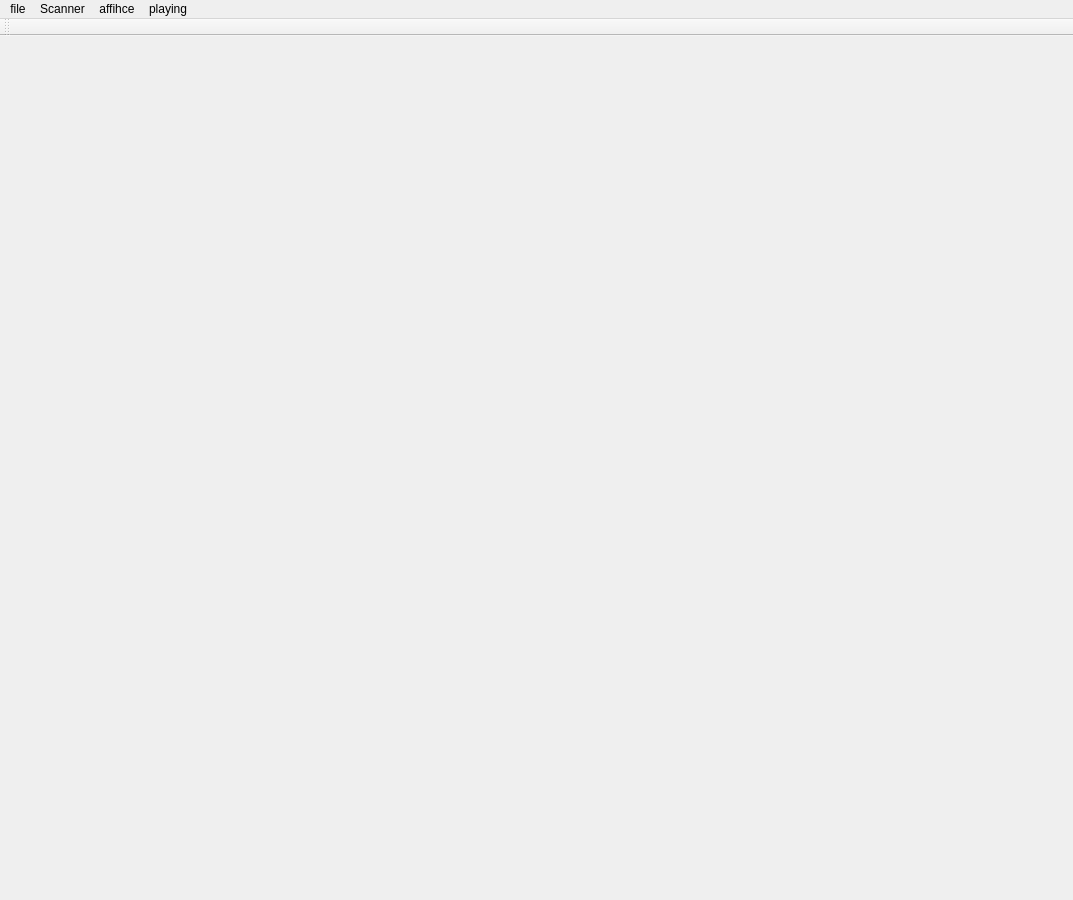
<?xml version="1.0" encoding="UTF-8"?>
<ui version="4.0">
 <class>MainWindow</class>
 <widget class="QMainWindow" name="MainWindow">
  <property name="geometry">
   <rect>
    <x>0</x>
    <y>0</y>
    <width>1073</width>
    <height>900</height>
   </rect>
  </property>
  <property name="sizePolicy">
   <sizepolicy hsizetype="Preferred" vsizetype="Preferred">
    <horstretch>1</horstretch>
    <verstretch>1</verstretch>
   </sizepolicy>
  </property>
  <property name="maximumSize">
   <size>
    <width>16777215</width>
    <height>16777215</height>
   </size>
  </property>
  <property name="baseSize">
   <size>
    <width>0</width>
    <height>0</height>
   </size>
  </property>
  <property name="focusPolicy">
   <enum>Qt::TabFocus</enum>
  </property>
  <property name="windowTitle">
   <string>MainWindow</string>
  </property>
  <widget class="QWidget" name="centralWidget">
   <property name="sizePolicy">
    <sizepolicy hsizetype="Preferred" vsizetype="Preferred">
     <horstretch>0</horstretch>
     <verstretch>0</verstretch>
    </sizepolicy>
   </property>
   <property name="styleSheet">
    <string notr="true"/>
   </property>
   <layout class="QVBoxLayout" name="verticalLayout">
    <property name="sizeConstraint">
     <enum>QLayout::SetNoConstraint</enum>
    </property>
   </layout>
  </widget>
  <widget class="QMenuBar" name="menuBar">
   <property name="geometry">
    <rect>
     <x>0</x>
     <y>0</y>
     <width>1073</width>
     <height>22</height>
    </rect>
   </property>
   <widget class="QMenu" name="menufile">
    <property name="title">
     <string>file</string>
    </property>
    <addaction name="actionrange"/>
    <addaction name="actionhistorique"/>
    <addaction name="actionnewPOurTest"/>
    <addaction name="actiontesttesttest"/>
   </widget>
   <widget class="QMenu" name="menuScanner">
    <property name="title">
     <string>Scanner</string>
    </property>
    <addaction name="actionDiagnostic"/>
   </widget>
   <widget class="QMenu" name="menuaffihce">
    <property name="title">
     <string>affihce</string>
    </property>
    <addaction name="actionopenRange"/>
   </widget>
   <widget class="QMenu" name="menuplaying">
    <property name="title">
     <string>playing</string>
    </property>
    <addaction name="actionrange_2"/>
   </widget>
   <addaction name="menufile"/>
   <addaction name="menuScanner"/>
   <addaction name="menuaffihce"/>
   <addaction name="menuplaying"/>
  </widget>
  <widget class="QToolBar" name="mainToolBar">
   <attribute name="toolBarArea">
    <enum>TopToolBarArea</enum>
   </attribute>
   <attribute name="toolBarBreak">
    <bool>false</bool>
   </attribute>
  </widget>
  <action name="actionrange">
   <property name="text">
    <string>range</string>
   </property>
  </action>
  <action name="actionhistorique">
   <property name="text">
    <string>historique</string>
   </property>
  </action>
  <action name="actionnewPOurTest">
   <property name="text">
    <string>newPOurTest</string>
   </property>
  </action>
  <action name="actiontesttesttest">
   <property name="text">
    <string>testtesttest</string>
   </property>
  </action>
  <action name="actionDiagnostic">
   <property name="text">
    <string>Diagnostic</string>
   </property>
  </action>
  <action name="actionopenRange">
   <property name="text">
    <string>openRange</string>
   </property>
  </action>
  <action name="actionrange_2">
   <property name="text">
    <string>range</string>
   </property>
  </action>
 </widget>
 <layoutdefault spacing="6" margin="11"/>
 <resources/>
 <connections/>
</ui>
